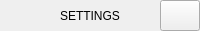
          <widget class="QFrame" name="frame_top">
           <property name="minimumSize">
            <size>
             <width>0</width>
             <height>31</height>
            </size>
           </property>
           <property name="maximumSize">
            <size>
             <width>3840</width>
             <height>31</height>
            </size>
           </property>
           <property name="mouseTracking">
            <bool>false</bool>
           </property>
           <property name="acceptDrops">
            <bool>false</bool>
           </property>
           <property name="frameShape">
            <enum>QFrame::NoFrame</enum>
           </property>
           <property name="frameShadow">
            <enum>QFrame::Raised</enum>
           </property>
           <layout class="QGridLayout" name="gridLayout_7">
            <property name="sizeConstraint">
             <enum>QLayout::SetDefaultConstraint</enum>
            </property>
            <property name="leftMargin">
             <number>0</number>
            </property>
            <property name="topMargin">
             <number>0</number>
            </property>
            <property name="rightMargin">
             <number>0</number>
            </property>
            <property name="bottomMargin">
             <number>0</number>
            </property>
            <property name="spacing">
             <number>0</number>
            </property>
            <item row="0" column="2">
             <spacer name="horizontalSpacer_14">
              <property name="orientation">
               <enum>Qt::Horizontal</enum>
              </property>
              <property name="sizeType">
               <enum>QSizePolicy::Expanding</enum>
              </property>
              <property name="sizeHint" stdset="0">
               <size>
                <width>20</width>
                <height>20</height>
               </size>
              </property>
             </spacer>
            </item>
            <item row="0" column="0">
             <spacer name="horizontalSpacer_2">
              <property name="orientation">
               <enum>Qt::Horizontal</enum>
              </property>
              <property name="sizeType">
               <enum>QSizePolicy::Fixed</enum>
              </property>
              <property name="sizeHint" stdset="0">
               <size>
                <width>12</width>
                <height>20</height>
               </size>
              </property>
             </spacer>
            </item>
            <item row="1" column="5">
             <spacer name="verticalSpacer_9">
              <property name="orientation">
               <enum>Qt::Vertical</enum>
              </property>
              <property name="sizeHint" stdset="0">
               <size>
                <width>20</width>
                <height>10</height>
               </size>
              </property>
             </spacer>
            </item>
            <item row="0" column="3">
             <widget class="QLabel" name="label_title">
              <property name="text">
               <string>SETTINGS</string>
              </property>
             </widget>
            </item>
            <item row="0" column="5">
             <widget class="QPushButton" name="closeWindow">
              <property name="enabled">
               <bool>true</bool>
              </property>
              <property name="sizePolicy">
               <sizepolicy hsizetype="Minimum" vsizetype="Expanding">
                <horstretch>0</horstretch>
                <verstretch>0</verstretch>
               </sizepolicy>
              </property>
              <property name="minimumSize">
               <size>
                <width>40</width>
                <height>31</height>
               </size>
              </property>
              <property name="maximumSize">
               <size>
                <width>40</width>
                <height>31</height>
               </size>
              </property>
              <property name="toolTip">
               <string>Close</string>
              </property>
              <property name="text">
               <string/>
              </property>
              <property name="iconSize">
               <size>
                <width>16</width>
                <height>16</height>
               </size>
              </property>
             </widget>
            </item>
            <item row="0" column="4">
             <spacer name="horizontalSpacer_15">
              <property name="orientation">
               <enum>Qt::Horizontal</enum>
              </property>
              <property name="sizeHint" stdset="0">
               <size>
                <width>40</width>
                <height>20</height>
               </size>
              </property>
             </spacer>
            </item>
            <item row="0" column="1">
             <widget class="QLabel" name="label">
              <property name="minimumSize">
               <size>
                <width>20</width>
                <height>20</height>
               </size>
              </property>
              <property name="maximumSize">
               <size>
                <width>20</width>
                <height>20</height>
               </size>
              </property>
              <property name="text">
               <string/>
              </property>
              <property name="pixmap">
               <pixmap resource="files.qrc">:/resources/icons/64x64/cine-encoder.png</pixmap>
              </property>
              <property name="scaledContents">
               <bool>true</bool>
              </property>
             </widget>
            </item>
           </layout>
          </widget>
